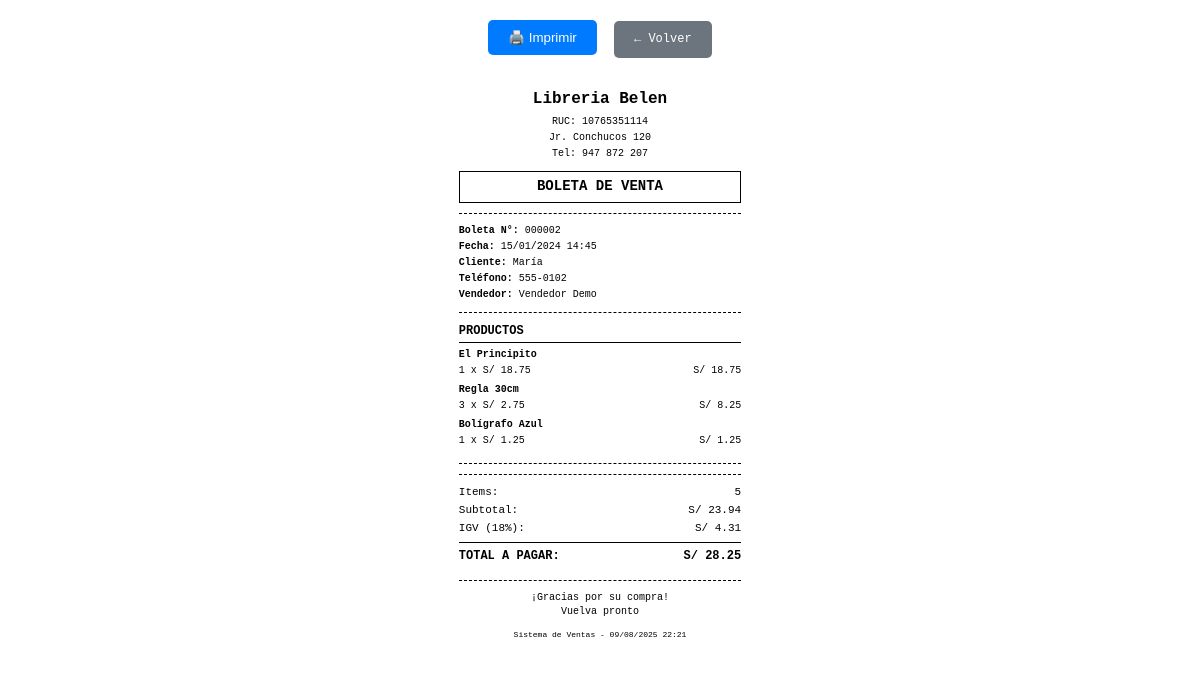
The page /ventas/imprimir_venta.php?id=2 (signed in) on the database its author committed.
### tables this page shows
CREATE TABLE ventas (
    id INT AUTO_INCREMENT PRIMARY KEY,
    cliente_id INT NOT NULL,
    usuario_id INT NOT NULL,
    subtotal DECIMAL(10,2) DEFAULT 0,
    impuestos DECIMAL(10,2) DEFAULT 0,
    descuento DECIMAL(10,2) DEFAULT 0,
    total DECIMAL(10,2) NOT NULL,
    estado ENUM('completada', 'pendiente', 'cancelada') DEFAULT 'completada',
    metodo_pago ENUM('efectivo', 'tarjeta', 'transferencia') DEFAULT 'efectivo',
    fecha TIMESTAMP DEFAULT CURRENT_TIMESTAMP,
    notas TEXT,
    FOREIGN KEY (cliente_id) REFERENCES clientes(id),
    FOREIGN KEY (usuario_id) REFERENCES usuarios(id),
    INDEX idx_fecha (fecha),
    INDEX idx_cliente (cliente_id),
    INDEX idx_usuario (usuario_id),
    INDEX idx_estado (estado)
);

CREATE TABLE clientes (
    id INT AUTO_INCREMENT PRIMARY KEY,
    nombre VARCHAR(100) NOT NULL,
    apellido VARCHAR(100),
    email VARCHAR(150) UNIQUE,
    telefono VARCHAR(20),
    direccion TEXT,
    ciudad VARCHAR(100),
    codigo_postal VARCHAR(10),
    fecha_nacimiento DATE,
    activo BOOLEAN DEFAULT TRUE,
    fecha_registro TIMESTAMP DEFAULT CURRENT_TIMESTAMP,
    fecha_actualizacion TIMESTAMP DEFAULT CURRENT_TIMESTAMP ON UPDATE CURRENT_TIMESTAMP,
    INDEX idx_nombre (nombre),
    INDEX idx_email (email),
    INDEX idx_telefono (telefono)
);

CREATE TABLE usuarios (
    id INT AUTO_INCREMENT PRIMARY KEY,
    nombre VARCHAR(100) NOT NULL,
    email VARCHAR(150) UNIQUE NOT NULL,
    password VARCHAR(255) NOT NULL,
    rol ENUM('admin', 'vendedor') DEFAULT 'vendedor',
    activo BOOLEAN DEFAULT TRUE,
    ultimo_acceso TIMESTAMP NULL,
    fecha_creacion TIMESTAMP DEFAULT CURRENT_TIMESTAMP,
    fecha_actualizacion TIMESTAMP DEFAULT CURRENT_TIMESTAMP ON UPDATE CURRENT_TIMESTAMP,
    INDEX idx_email (email)
);

CREATE TABLE detalle_ventas (
    id INT AUTO_INCREMENT PRIMARY KEY,
    venta_id INT NOT NULL,
    producto_id INT NOT NULL,
    cantidad INT NOT NULL,
    precio_unitario DECIMAL(10,2) NOT NULL,
    descuento DECIMAL(10,2) DEFAULT 0,
    subtotal DECIMAL(10,2) NOT NULL,
    FOREIGN KEY (venta_id) REFERENCES ventas(id) ON DELETE CASCADE,
    FOREIGN KEY (producto_id) REFERENCES productos(id),
    INDEX idx_venta (venta_id),
    INDEX idx_producto (producto_id)
);

CREATE TABLE productos (
    id INT AUTO_INCREMENT PRIMARY KEY,
    codigo VARCHAR(50) UNIQUE NOT NULL,
    nombre VARCHAR(200) NOT NULL,
    descripcion TEXT,
    categoria_id INT,
    precio DECIMAL(10,2) NOT NULL,
    stock INT DEFAULT 0,
    stock_minimo INT DEFAULT 5,
    activo BOOLEAN DEFAULT TRUE,
    fecha_creacion TIMESTAMP DEFAULT CURRENT_TIMESTAMP,
    fecha_actualizacion TIMESTAMP DEFAULT CURRENT_TIMESTAMP ON UPDATE CURRENT_TIMESTAMP,
    FOREIGN KEY (categoria_id) REFERENCES categorias(id) ON DELETE SET NULL,
    INDEX idx_codigo (codigo),
    INDEX idx_nombre (nombre),
    INDEX idx_categoria (categoria_id)
);

### ventas/imprimir_venta.php (the view, shortened to what this page needs)
<?php
require_once '../includes/functions.php';
$venta_id = (int)$_GET['id'];
try {
    $stmt = $pdo->prepare("
        SELECT v.*, c.nombre as cliente_nombre, c.email as cliente_email,
               c.telefono as cliente_telefono, c.direccion as cliente_direccion,
               u.nombre as vendedor_nombre
        FROM ventas v
        LEFT JOIN clientes c ON v.cliente_id = c.id
        LEFT JOIN usuarios u ON v.usuario_id = u.id
        WHERE v.id = ?
    ");
    $stmt->execute([$venta_id]);
    $venta = $stmt->fetch(PDO::FETCH_ASSOC);
    $stmt = $pdo->prepare("
        SELECT dv.*, p.nombre as producto_nombre, p.codigo as producto_codigo
        FROM detalle_ventas dv
        JOIN productos p ON dv.producto_id = p.id
        WHERE dv.venta_id = ?
    ");
    $stmt->execute([$venta_id]);
    $detalles = $stmt->fetchAll(PDO::FETCH_ASSOC);
} catch (PDOException $e) {
    die('Error: ' . $e->getMessage());
}
$empresa = [
    'nombre' => 'Libreria Belen',
    'direccion' => 'Jr. Conchucos 120',
    'ruc' => '10765351114',
    'telefono' => '947 872 207'
];
$subtotal = $venta['total'] / 1.18;
$igv = $venta['total'] - $subtotal;
$total_items = array_sum(array_column($detalles, 'cantidad'));
?>
<!DOCTYPE html>
<html lang="es">
<head>
</head>
<body>
    <div class="no-print">
        <button onclick="window.print()" class="btn">🖨️ Imprimir</button>
        <a href="lista_ventas.php" class="btn btn-secondary">← Volver</a>
    </div>
    <div class="boleta">
        <div class="header">
            <div class="empresa-nombre"><?php echo $empresa['nombre']; ?></div>
            <div class="empresa-info">RUC: <?php echo $empresa['ruc']; ?></div>
            <div class="empresa-info"><?php echo $empresa['direccion']; ?></div>
            <div class="empresa-info">Tel: <?php echo $empresa['telefono']; ?></div>
            <div class="boleta-titulo">BOLETA DE VENTA</div>
        </div>
        <div class="venta-info">
            <div><strong>Boleta N°:</strong> <?php echo str_pad($venta['id'], 6, '0', STR_PAD_LEFT); ?></div>
            <div><strong>Fecha:</strong> <?php echo date('d/m/Y H:i', strtotime($venta['fecha'])); ?></div>
            <div><strong>Cliente:</strong> <?php echo $venta['cliente_nombre'] ?: 'Cliente General'; ?></div>
            <?php if ($venta['cliente_telefono']): ?>
            <div><strong>Teléfono:</strong> <?php echo $venta['cliente_telefono']; ?></div>
            <?php endif; ?>
            <div><strong>Vendedor:</strong> <?php echo $venta['vendedor_nombre']; ?></div>
        </div>
        <div class="productos">
            <div class="producto-header">PRODUCTOS</div>
            <?php foreach ($detalles as $detalle): ?>
            <div class="producto">
                <div class="producto-nombre"><?php echo $detalle['producto_nombre']; ?></div>
                <div class="producto-detalle">
                    <span><?php echo $detalle['cantidad']; ?> x S/ <?php echo number_format($detalle['precio_unitario'], 2); ?></span>
                    <span>S/ <?php echo number_format($detalle['subtotal'], 2); ?></span>
                </div>
            </div>
            <?php endforeach; ?>
        </div>
        <div class="totales">
            <div class="total-linea">
                <span>Items:</span>
                <span><?php echo $total_items; ?></span>
            </div>
            <div class="total-linea">
                <span>Subtotal:</span>
                <span>S/ <?php echo number_format($subtotal, 2); ?></span>
            </div>
            <div class="total-linea">
                <span>IGV (18%):</span>
                <span>S/ <?php echo number_format($igv, 2); ?></span>
            </div>
            <div class="total-linea total-final">
                <span>TOTAL A PAGAR:</span>
                <span>S/ <?php echo number_format($venta['total'], 2); ?></span>
            </div>
        </div>
        <div class="footer">
            <div>¡Gracias por su compra!</div>
            <div>Vuelva pronto</div>
            <div style="margin-top: 10px; font-size: 8px;">
                Sistema de Ventas - <?php echo date('d/m/Y H:i'); ?>
            </div>
        </div>
    </div>
</body>
</html>

### ventas/imprimir_venta.php (style rules this page uses)
* { margin: 0; padding: 0; box-sizing: border-box; }
body { font-family: 'Courier New', monospace; font-size: 12px; line-height: 1.4; color: #000; background: #fff; }
.boleta { width: 80mm; margin: 0 auto; padding: 10px; background: white; }
.header { text-align: center; border-bottom: 1px dashed #000; padding-bottom: 10px; margin-bottom: 10px; }
.empresa-nombre { font-size: 16px; font-weight: bold; margin-bottom: 5px; }
.empresa-info { font-size: 10px; margin-bottom: 2px; }
.boleta-titulo { font-size: 14px; font-weight: bold; margin-top: 10px; border: 1px solid #000; padding: 5px; }
.venta-info { margin: 10px 0; font-size: 10px; }
.venta-info div { margin-bottom: 2px; }
.productos { border-top: 1px dashed #000; border-bottom: 1px dashed #000; padding: 10px 0; margin: 10px 0; }
.producto-header { font-weight: bold; border-bottom: 1px solid #000; padding-bottom: 2px; margin-bottom: 5px; }
.producto { margin-bottom: 5px; font-size: 10px; }
.producto-nombre { font-weight: bold; }
.producto-detalle { display: flex; justify-content: space-between; margin-top: 2px; }
.totales { border-top: 1px dashed #000; padding-top: 10px; margin-top: 10px; }
.total-linea { display: flex; justify-content: space-between; margin-bottom: 3px; font-size: 11px; }
.total-final { font-weight: bold; font-size: 12px; border-top: 1px solid #000; padding-top: 5px; margin-top: 5px; }
.footer { text-align: center; margin-top: 15px; font-size: 10px; border-top: 1px dashed #000; padding-top: 10px; }
.no-print { text-align: center; margin: 20px 0; }
.btn { background: #007bff; color: white; padding: 10px 20px; border: none; border-radius: 5px; cursor: pointer; margin: 0 5px; text-decoration: none; display: inline-block; }
.btn-secondary { background: #6c757d; }

### rows shown on the page
ventas: id "000002", fecha "15/01/2024 14:45", cliente.nombre "María", cliente.telefono "555-0102", usuario.nombre "Vendedor Demo", total "23.94", total "4.31", total "28.25"
detalle_ventas: producto.nombre "El Principito", cantidad "1", precio_unitario "18.75", subtotal "18.75"
detalle_ventas: producto.nombre "Regla 30cm", cantidad "3", precio_unitario "2.75", subtotal "8.25"
detalle_ventas: producto.nombre "Bolígrafo Azul", cantidad "1", precio_unitario "1.25", subtotal "1.25"

### other values the page prints
$empresa['nombre'] "Libreria Belen"
$empresa['ruc'] "10765351114"
$empresa['direccion'] "Jr. Conchucos 120"
$empresa['telefono'] "947 872 207"
$total_items "5"
